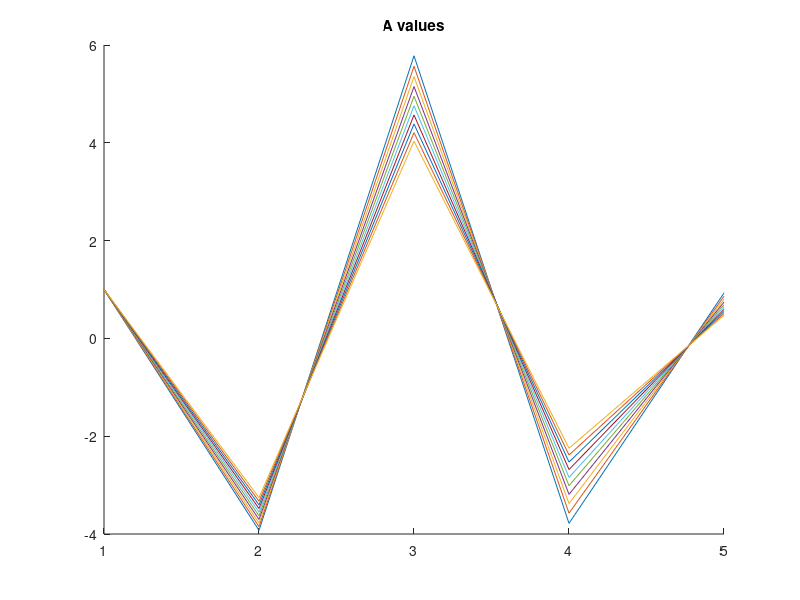
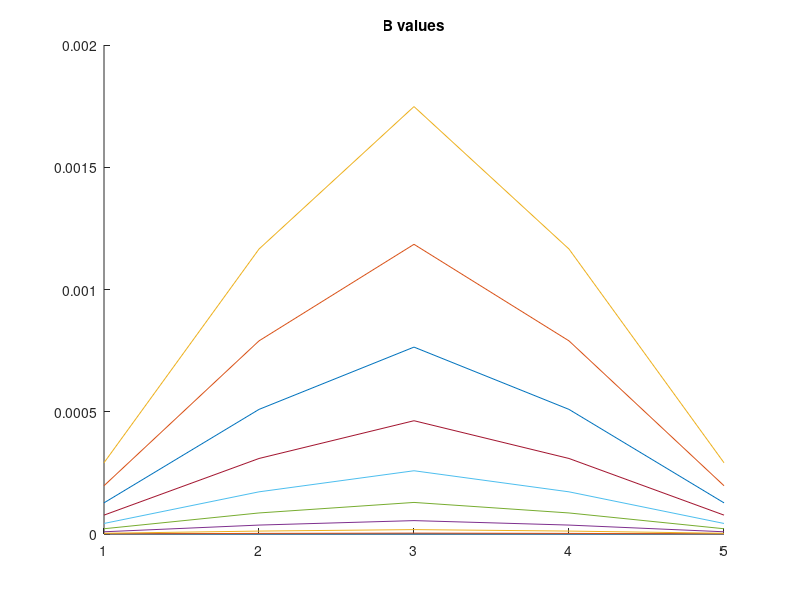

Here is the MATLAB script that generated these plots, in order:

freqs=[];
%for n=0:9; freqs=[freqs, 27.5 * 2^n]; end

%for n=1:1000; freqs=[freqs, 20*n]; end
for n=1:100; freqs=[freqs, 200*n]; end

% freqs'

as=[];
bs=[];

for f=freqs; 
  [b,a]=butter(4,f/(44100/2));
  as=[as,a'];
  bs=[bs,b'];
  %printf("%f ",n); 
  
end

freqs;
as 
bs

figure(1);
hold on;
for n=1:10; plot(as(:,n)); end
title("A values")

figure(2);
hold on;
for n=1:10; plot(bs(:,n)); end
title("B values")

% for sweep and Q, a "lattice filter" is the thing to use

% NOTE - the 'latcfilt' function belongs to the signal package 
% from Octave Forge but has not yet been implemented.



